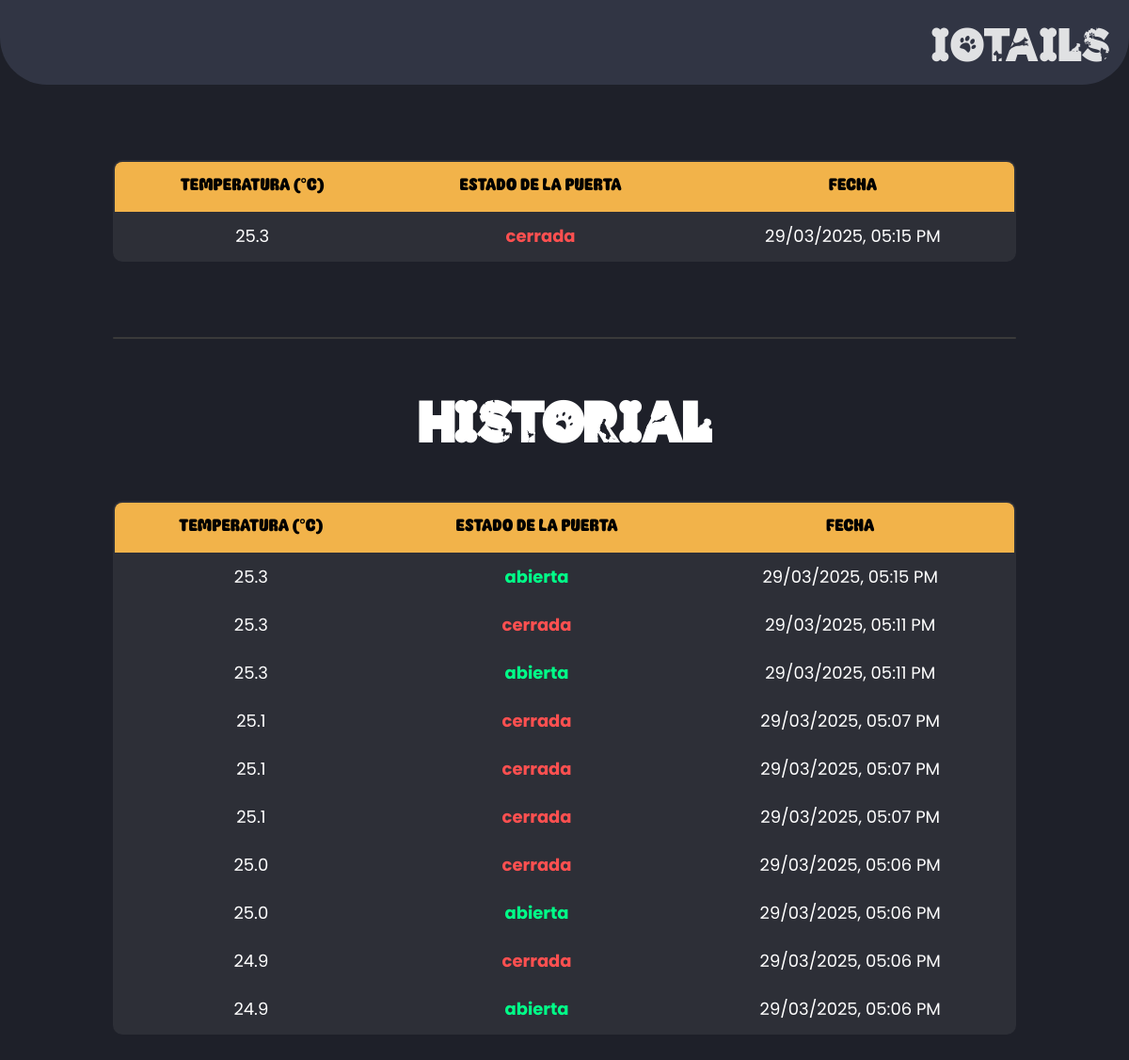
Before: /cuidados/ (signed in) with the older database file.
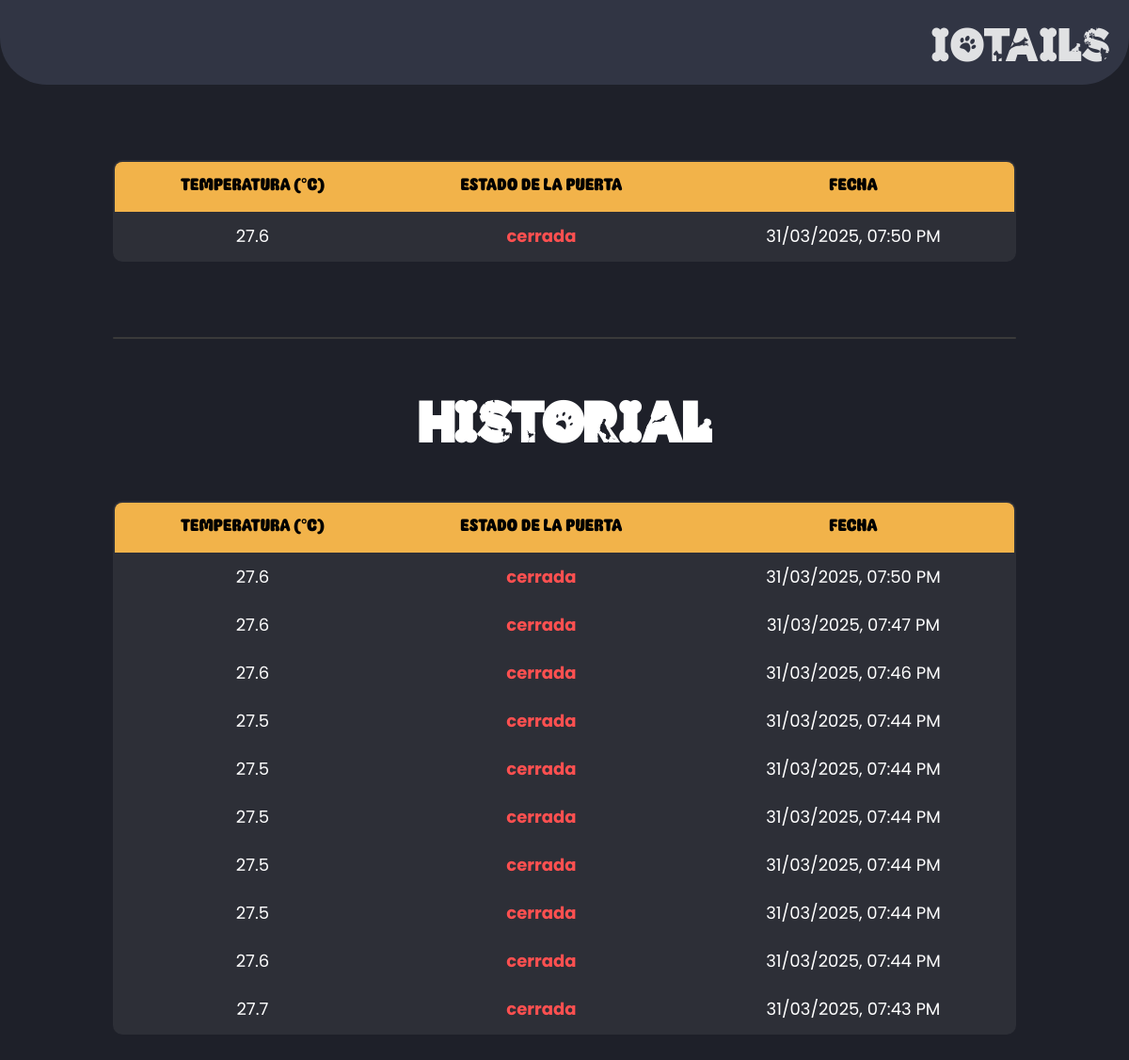
After: the same page with the newer database file.
### mi_app/models.py (models this page shows, shortened)
class SensorData(models.Model):
    temperatura = models.FloatField()
    humedad = models.FloatField()
    estado_puerta = models.CharField(max_length=20)
    bpm = models.IntegerField(null=True, blank=True)   # <- BPM ahora opcional
    spo2 = models.IntegerField(null=True, blank=True)  # <- SpO2 ahora opcional
    fecha = models.DateTimeField(auto_now_add=True)

### mi_app/views.py (the view)
# urls.py: path('cuidados/', views.cuidados_views, name='cuidados'),
@login_required
def cuidados_views(request):
    datos_sensores = SensorData.objects.all().order_by('-fecha')
    dato_actual = datos_sensores.first() if datos_sensores else None
    historial = datos_sensores[1:11] if datos_sensores.count() > 1 else []
    return render(request, "cuidados.html", {
        "dato_actual": dato_actual,
        "historial": historial
    })

### mi_app/templates/cuidados.html (shortened to what this page needs)
{% load static %}
<!DOCTYPE html>
<html lang="es">
<head>
</head>
<body>
    <header>
        <a href="{% url 'main' %}"><div class="logo">IoTails</div></a>
    </header>
    <table class="tabla-actual">
        <tr>
            <th>Temperatura (°C)</th>
            <th>Estado de la Puerta</th>
            <th>Fecha</th>
        </tr>
        {% if dato_actual %}
        <tr>
            <td>{{ dato_actual.temperatura }}</td>
            <td class="{% if dato_actual.estado_puerta == 'abierta' %}estado-abierta{% else %}estado-cerrada{% endif %}">
                {{ dato_actual.estado_puerta }}
            </td>
            <td>{{ dato_actual.fecha|date:"d/m/Y, h:i A" }}</td>
        </tr>
        {% endif %}
    </table>
    <hr class="linea-divisoria">
    <h2>Historial</h2>
    <table class="tabla-historial">
        <tr>
            <th>Temperatura (°C)</th>
            <th>Estado de la Puerta</th>
            <th>Fecha</th>
        </tr>
        {% for dato in historial %}
        <tr>
            <td>{{ dato.temperatura }}</td>
            <td class="{% if dato.estado_puerta == 'abierta' %}estado-abierta{% else %}estado-cerrada{% endif %}">
                {{ dato.estado_puerta }}
            </td>
            <td>{{ dato.fecha|date:"d/m/Y, h:i A" }}</td>
        </tr>
        {% endfor %}
    </table>
</body>
</html>

Changed rows visible on the page:
no longer on this page (row unchanged): SensorData: temperatura "25.3", estado_puerta "cerrada", fecha "29/03/2025, 05:15 PM"
no longer on this page (row unchanged): SensorData: temperatura "25.3", estado_puerta "abierta", fecha "29/03/2025, 05:15 PM"
no longer on this page (row unchanged): SensorData: temperatura "25.3", estado_puerta "cerrada", fecha "29/03/2025, 05:11 PM"
no longer on this page (row unchanged): SensorData: temperatura "25.3", estado_puerta "abierta", fecha "29/03/2025, 05:11 PM"
no longer on this page (row unchanged): SensorData: temperatura "25.1", estado_puerta "cerrada", fecha "29/03/2025, 05:07 PM"
no longer on this page (row unchanged): SensorData: temperatura "25.1", estado_puerta "cerrada", fecha "29/03/2025, 05:07 PM"
no longer on this page (row unchanged): SensorData: temperatura "25.1", estado_puerta "cerrada", fecha "29/03/2025, 05:07 PM"
no longer on this page (row unchanged): SensorData: temperatura "25.0", estado_puerta "cerrada", fecha "29/03/2025, 05:06 PM"
no longer on this page (row unchanged): SensorData: temperatura "25.0", estado_puerta "abierta", fecha "29/03/2025, 05:06 PM"
no longer on this page (row unchanged): SensorData: temperatura "24.9", estado_puerta "cerrada", fecha "29/03/2025, 05:06 PM"
no longer on this page (row unchanged): SensorData: temperatura "24.9", estado_puerta "abierta", fecha "29/03/2025, 05:06 PM"
added SensorData: temperatura "27.6", estado_puerta "cerrada", fecha "31/03/2025, 07:50 PM"
added SensorData: temperatura "27.6", estado_puerta "cerrada", fecha "31/03/2025, 07:50 PM"
added SensorData: temperatura "27.6", estado_puerta "cerrada", fecha "31/03/2025, 07:47 PM"
added SensorData: temperatura "27.6", estado_puerta "cerrada", fecha "31/03/2025, 07:46 PM"
added SensorData: temperatura "27.5", estado_puerta "cerrada", fecha "31/03/2025, 07:44 PM"
added SensorData: temperatura "27.5", estado_puerta "cerrada", fecha "31/03/2025, 07:44 PM"
added SensorData: temperatura "27.5", estado_puerta "cerrada", fecha "31/03/2025, 07:44 PM"
added SensorData: temperatura "27.5", estado_puerta "cerrada", fecha "31/03/2025, 07:44 PM"
added SensorData: temperatura "27.5", estado_puerta "cerrada", fecha "31/03/2025, 07:44 PM"
added SensorData: temperatura "27.6", estado_puerta "cerrada", fecha "31/03/2025, 07:44 PM"
added SensorData: temperatura "27.7", estado_puerta "cerrada", fecha "31/03/2025, 07:43 PM"
